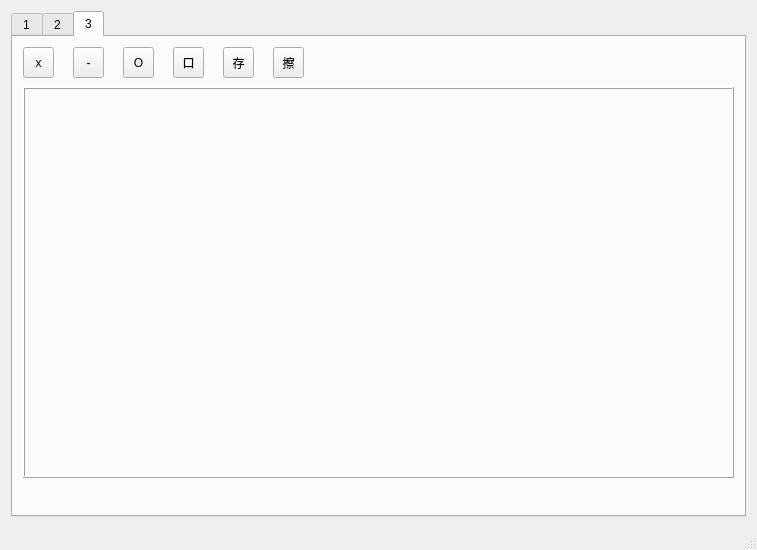
<?xml version="1.0" encoding="UTF-8"?>
<ui version="4.0">
 <class>MainWindow</class>
 <widget class="QMainWindow" name="MainWindow">
  <property name="geometry">
   <rect>
    <x>0</x>
    <y>0</y>
    <width>757</width>
    <height>550</height>
   </rect>
  </property>
  <property name="windowTitle">
   <string>MainWindow</string>
  </property>
  <widget class="QWidget" name="centralWidget">
   <layout class="QVBoxLayout" name="verticalLayout">
    <item>
     <widget class="QTabWidget" name="tabWidget">
      <property name="enabled">
       <bool>true</bool>
      </property>
      <property name="currentIndex">
       <number>2</number>
      </property>
      <widget class="QWidget" name="tab1">
       <attribute name="title">
        <string>1</string>
       </attribute>
       <widget class="QTextEdit" name="tab1_TextEdit">
        <property name="geometry">
         <rect>
          <x>220</x>
          <y>50</y>
          <width>481</width>
          <height>381</height>
         </rect>
        </property>
       </widget>
       <widget class="QTreeWidget" name="tab1_TreeWidget">
        <property name="geometry">
         <rect>
          <x>20</x>
          <y>50</y>
          <width>181</width>
          <height>381</height>
         </rect>
        </property>
        <column>
         <property name="text">
          <string>C程序设计目录</string>
         </property>
        </column>
       </widget>
       <widget class="QPushButton" name="tab1_Btn1">
        <property name="geometry">
         <rect>
          <x>320</x>
          <y>10</y>
          <width>93</width>
          <height>28</height>
         </rect>
        </property>
        <property name="text">
         <string>字体</string>
        </property>
       </widget>
       <widget class="QPushButton" name="tab1_Btn2">
        <property name="geometry">
         <rect>
          <x>440</x>
          <y>10</y>
          <width>93</width>
          <height>28</height>
         </rect>
        </property>
        <property name="text">
         <string>颜色 </string>
        </property>
       </widget>
       <widget class="QPushButton" name="tab1_Btn3">
        <property name="geometry">
         <rect>
          <x>560</x>
          <y>10</y>
          <width>93</width>
          <height>28</height>
         </rect>
        </property>
        <property name="text">
         <string>背景</string>
        </property>
       </widget>
      </widget>
      <widget class="QWidget" name="tab2">
       <attribute name="title">
        <string>2</string>
       </attribute>
       <widget class="QTextEdit" name="tab2_TextEdit">
        <property name="geometry">
         <rect>
          <x>10</x>
          <y>60</y>
          <width>711</width>
          <height>391</height>
         </rect>
        </property>
       </widget>
       <widget class="QPushButton" name="tab2_Btn1">
        <property name="geometry">
         <rect>
          <x>60</x>
          <y>10</y>
          <width>93</width>
          <height>28</height>
         </rect>
        </property>
        <property name="text">
         <string>打开</string>
        </property>
       </widget>
       <widget class="QPushButton" name="tab2_Btn2">
        <property name="geometry">
         <rect>
          <x>180</x>
          <y>10</y>
          <width>93</width>
          <height>28</height>
         </rect>
        </property>
        <property name="text">
         <string>保存</string>
        </property>
       </widget>
       <widget class="QPushButton" name="tab2_Btn3">
        <property name="geometry">
         <rect>
          <x>310</x>
          <y>10</y>
          <width>93</width>
          <height>28</height>
         </rect>
        </property>
        <property name="text">
         <string>字体</string>
        </property>
       </widget>
       <widget class="QPushButton" name="tab2_Btn4">
        <property name="geometry">
         <rect>
          <x>430</x>
          <y>10</y>
          <width>93</width>
          <height>28</height>
         </rect>
        </property>
        <property name="text">
         <string>颜色</string>
        </property>
       </widget>
      </widget>
      <widget class="QWidget" name="tab3">
       <attribute name="title">
        <string>3</string>
       </attribute>
       <widget class="QToolButton" name="tab3_Btn1">
        <property name="geometry">
         <rect>
          <x>10</x>
          <y>10</y>
          <width>31</width>
          <height>31</height>
         </rect>
        </property>
        <property name="text">
         <string>x</string>
        </property>
       </widget>
       <widget class="QToolButton" name="tab3_Btn2">
        <property name="geometry">
         <rect>
          <x>60</x>
          <y>10</y>
          <width>31</width>
          <height>31</height>
         </rect>
        </property>
        <property name="text">
         <string>-</string>
        </property>
       </widget>
       <widget class="QToolButton" name="tab3_Btn3">
        <property name="geometry">
         <rect>
          <x>110</x>
          <y>10</y>
          <width>31</width>
          <height>31</height>
         </rect>
        </property>
        <property name="text">
         <string>O</string>
        </property>
       </widget>
       <widget class="QToolButton" name="tab3_Btn4">
        <property name="geometry">
         <rect>
          <x>160</x>
          <y>10</y>
          <width>31</width>
          <height>31</height>
         </rect>
        </property>
        <property name="text">
         <string>口</string>
        </property>
       </widget>
       <widget class="QFrame" name="drawingBoard">
        <property name="geometry">
         <rect>
          <x>10</x>
          <y>50</y>
          <width>711</width>
          <height>391</height>
         </rect>
        </property>
        <property name="contextMenuPolicy">
         <enum>Qt::CustomContextMenu</enum>
        </property>
        <property name="frameShape">
         <enum>QFrame::Box</enum>
        </property>
        <property name="frameShadow">
         <enum>QFrame::Raised</enum>
        </property>
       </widget>
       <widget class="QToolButton" name="tab3_Btn5">
        <property name="geometry">
         <rect>
          <x>210</x>
          <y>10</y>
          <width>31</width>
          <height>31</height>
         </rect>
        </property>
        <property name="text">
         <string>存</string>
        </property>
       </widget>
       <widget class="QToolButton" name="tab3_Btn6">
        <property name="geometry">
         <rect>
          <x>260</x>
          <y>10</y>
          <width>31</width>
          <height>31</height>
         </rect>
        </property>
        <property name="text">
         <string>擦</string>
        </property>
       </widget>
      </widget>
     </widget>
    </item>
   </layout>
  </widget>
  <widget class="QMenuBar" name="menuBar">
   <property name="geometry">
    <rect>
     <x>0</x>
     <y>0</y>
     <width>757</width>
     <height>26</height>
    </rect>
   </property>
  </widget>
  <widget class="QStatusBar" name="statusBar"/>
 </widget>
 <layoutdefault spacing="6" margin="11"/>
 <resources/>
 <connections/>
</ui>
